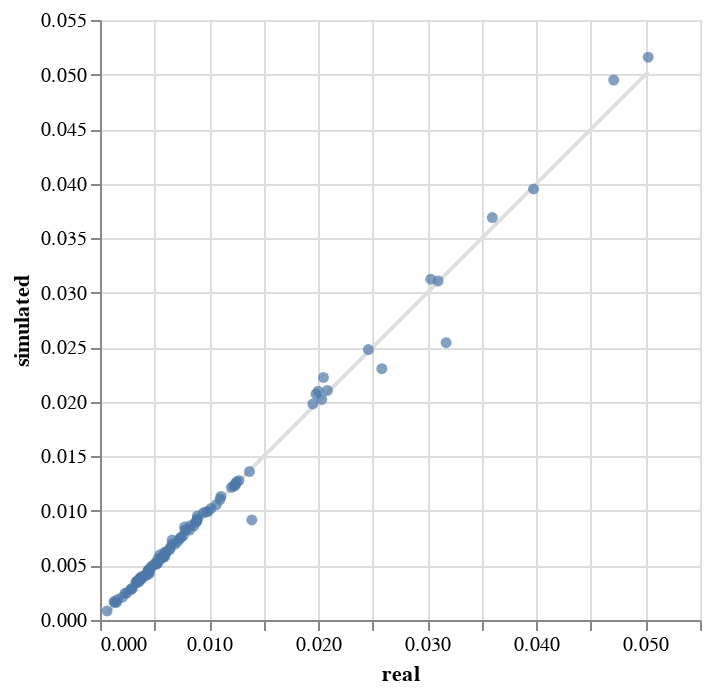

Notebook cell for this chart:
### Code cell
from scdesigner.experimental.diagnose import compare_means, compare_standard_deviation
import numpy as np

log_relative = lambda x: np.log1p(x / x.sum(axis=1, keepdims=True))
compare_means(example_sce, samples, log_relative)

### Figure 1 — Vega-Lite specification as saved in the notebook (floating-point values rounded to 4 significant figures)
{"config": {"view": {"continuousWidth": 300, "continuousHeight": 300}}, "layer": [{"data": {"name": "data-bd56debe3b2cde9e7fa52dea0a0a1333"}, "mark": {"type": "line", "color": "#dedede"}, "encoding": {"x": {"field": "real", "type": "quantitative"}, "y": {"field": "simulated", "type": "quantitative"}}}, {"data": {"name": "data-837c2785bd4c787db9f9b6b10ba27636"}, "mark": {"type": "circle"}, "encoding": {"x": {"field": "real", "type": "quantitative"}, "y": {"field": "simulated", "type": "quantitative"}}}], "$schema": "https://vega.github.io/schema/vega-lite/v5.20.1.json", "datasets": {"data-bd56debe3b2cde9e7fa52dea0a0a1333": [{"real": 0.0006507, "simulated": 0.0006507}, {"real": 0.05025, "simulated": 0.05025}], "data-837c2785bd4c787db9f9b6b10ba27636": [{"real": 0.04709, "simulated": 0.0495}, {"real": 0.03173, "simulated": 0.02542}, {"real": 0.03596, "simulated": 0.03689}, {"real": 0.02048, "simulated": 0.02224}, {"real": 0.031, "simulated": 0.03108}, {"real": 0.01999, "simulated": 0.02097}, {"real": 0.02584, "simulated": 0.02303}, {"real": 0.01391, "simulated": 0.009167}, {"real": 0.008916, "simulated": 0.009527}, {"real": 0.007378, "simulated": 0.007544}, {"real": 0.0198, "simulated": 0.02071}, {"real": 0.03974, "simulated": 0.03951}, {"real": 0.0137, "simulated": 0.0136}, {"real": 0.0246, "simulated": 0.0248}, {"real": 0.03032, "simulated": 0.03124}, {"real": 0.008218, "simulated": 0.008237}, {"real": 0.00892, "simulated": 0.009267}, {"real": 0.006613, "simulated": 0.00733}, {"real": 0.01101, "simulated": 0.01107}, {"real": 0.01225, "simulated": 0.01228}, {"real": 0.006889, "simulated": 0.006959}, {"real": 0.005497, "simulated": 0.005977}, {"real": 0.00887, "simulated": 0.009028}, {"real": 0.01108, "simulated": 0.01133}, {"real": 0.02032, "simulated": 0.02022}, {"real": 0.005085, "simulated": 0.005134}, {"real": 0.007754, "simulated": 0.008525}, {"real": 0.007908, "simulated": 0.008258}, {"real": 0.01242, "simulated": 0.01247}, {"real": 0.003674, "simulated": 0.003778}, {"real": 0.0078, "simulated": 0.008258}, {"real": 0.004424, "simulated": 0.004568}, {"real": 0.00517, "simulated": 0.005161}, {"real": 0.01238, "simulated": 0.01234}, {"real": 0.003766, "simulated": 0.003738}, {"real": 0.006592, "simulated": 0.006945}, {"real": 0.008911, "simulated": 0.009181}, {"real": 0.01273, "simulated": 0.01278}, {"real": 0.00449, "simulated": 0.004569}, {"real": 0.05025, "simulated": 0.05159}, {"real": 0.005685, "simulated": 0.005728}, {"real": 0.008284, "simulated": 0.008653}, {"real": 0.005185, "simulated": 0.005125}, {"real": 0.006098, "simulated": 0.006239}, {"real": 0.009918, "simulated": 0.009958}, {"real": 0.003621, "simulated": 0.003735}, {"real": 0.01067, "simulated": 0.01057}, {"real": 0.00973, "simulated": 0.009905}, {"real": 0.001355, "simulated": 0.001614}, {"real": 0.004414, "simulated": 0.004511}, {"real": 0.002451, "simulated": 0.002453}, {"real": 0.01018, "simulated": 0.01022}, {"real": 0.01205, "simulated": 0.01216}, {"real": 0.006403, "simulated": 0.006481}, {"real": 0.004177, "simulated": 0.004102}, {"real": 0.005805, "simulated": 0.005752}, {"real": 0.005931, "simulated": 0.005804}, {"real": 0.005927, "simulated": 0.006188}, {"real": 0.002292, "simulated": 0.002455}, {"real": 0.004648, "simulated": 0.004817}, {"real": 0.005306, "simulated": 0.005209}, {"real": 0.02085, "simulated": 0.02104}, {"real": 0.003278, "simulated": 0.003453}, {"real": 0.003887, "simulated": 0.004015}, {"real": 0.003575, "simulated": 0.003507}, {"real": 0.009492, "simulated": 0.009833}, {"real": 0.007369, "simulated": 0.007492}, {"real": 0.006106, "simulated": 0.006251}, {"real": 0.008602, "simulated": 0.008638}, {"real": 0.00458, "simulated": 0.004598}, {"real": 0.003421, "simulated": 0.003567}, {"real": 0.002807, "simulated": 0.002785}, {"real": 0.004505, "simulated": 0.004224}, {"real": 0.001506, "simulated": 0.001615}, {"real": 0.0042, "simulated": 0.004123}, {"real": 0.001605, "simulated": 0.001888}, {"real": 0.001291, "simulated": 0.00169}, {"real": 0.002992, "simulated": 0.002931}, {"real": 0.003696, "simulated": 0.003894}, {"real": 0.005775, "simulated": 0.00589}, {"real": 0.004768, "simulated": 0.004943}, {"real": 0.003394, "simulated": 0.003521}, {"real": 0.003651, "simulated": 0.00371}, {"real": 0.003875, "simulated": 0.003831}, {"real": 0.007638, "simulated": 0.007743}, {"real": 0.002866, "simulated": 0.002824}, {"real": 0.01951, "simulated": 0.0198}, {"real": 0.002061, "simulated": 0.002088}, {"real": 0.003389, "simulated": 0.003424}, {"real": 0.01252, "simulated": 0.01267}, {"real": 0.00711, "simulated": 0.007204}, {"real": 0.00441, "simulated": 0.004536}, {"real": 0.008758, "simulated": 0.008964}, {"real": 0.005092, "simulated": 0.00523}, {"real": 0.005319, "simulated": 0.005626}, {"real": 0.004479, "simulated": 0.00436}, {"real": 0.006417, "simulated": 0.006602}, {"real": 0.005623, "simulated": 0.005643}, {"real": 0.0006507, "simulated": 0.0008343}, {"real": 0.003464, "simulated": 0.003579}]}}
